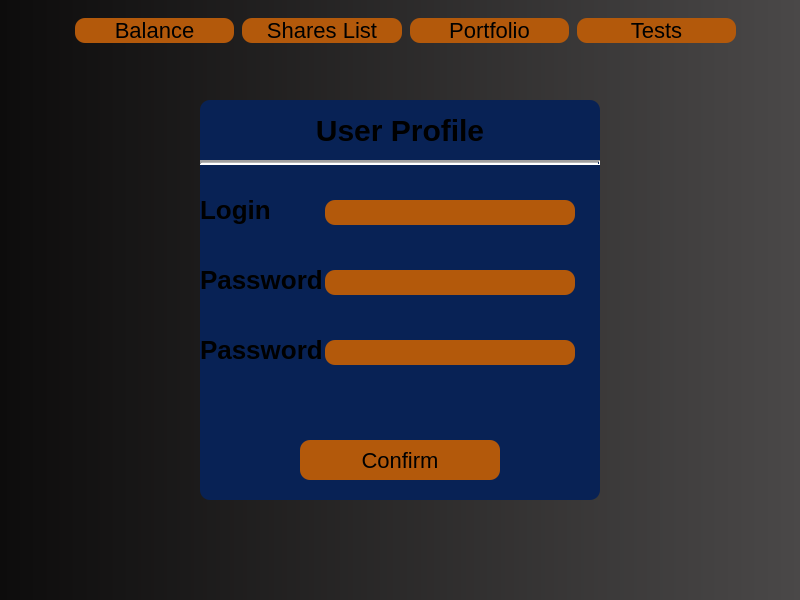
<?xml version="1.0" encoding="UTF-8"?>
<ui version="4.0">
 <class>profile</class>
 <widget class="QWidget" name="profile">
  <property name="geometry">
   <rect>
    <x>0</x>
    <y>0</y>
    <width>800</width>
    <height>600</height>
   </rect>
  </property>
  <property name="windowTitle">
   <string>Form</string>
  </property>
  <widget class="QLabel" name="Background">
   <property name="geometry">
    <rect>
     <x>0</x>
     <y>0</y>
     <width>800</width>
     <height>600</height>
    </rect>
   </property>
   <property name="styleSheet">
    <string notr="true">background-color: qlineargradient(spread:pad, x1:0, y1:0, x2:1, y2:0, stop:0 rgba(13, 12, 12, 255), stop:1 rgba(74, 72, 72, 255));</string>
   </property>
   <property name="text">
    <string/>
   </property>
  </widget>
  <widget class="QLabel" name="BackgroundMenu">
   <property name="geometry">
    <rect>
     <x>200</x>
     <y>100</y>
     <width>400</width>
     <height>400</height>
    </rect>
   </property>
   <property name="styleSheet">
    <string notr="true">background-color: rgb(8, 34, 85);
border: none;
border-radius:10px;</string>
   </property>
   <property name="text">
    <string/>
   </property>
  </widget>
  <widget class="QLabel" name="UserProfile">
   <property name="geometry">
    <rect>
     <x>200</x>
     <y>100</y>
     <width>400</width>
     <height>61</height>
    </rect>
   </property>
   <property name="styleSheet">
    <string notr="true">color : black;
font-size:30px;
font-weight: bold;
</string>
   </property>
   <property name="text">
    <string>User Profile</string>
   </property>
   <property name="alignment">
    <set>Qt::AlignCenter</set>
   </property>
  </widget>
  <widget class="QLineEdit" name="LoginInput">
   <property name="geometry">
    <rect>
     <x>325</x>
     <y>200</y>
     <width>250</width>
     <height>25</height>
    </rect>
   </property>
   <property name="styleSheet">
    <string notr="true">background-color: rgb(179, 89, 11);
color: black;
font-size:22px;
border: none;
border-radius:10px;</string>
   </property>
  </widget>
  <widget class="QLineEdit" name="PasswordInput">
   <property name="geometry">
    <rect>
     <x>325</x>
     <y>270</y>
     <width>250</width>
     <height>25</height>
    </rect>
   </property>
   <property name="styleSheet">
    <string notr="true">background-color: rgb(179, 89, 11);
color: black;
font-size:22px;
border: none;
border-radius:10px;</string>
   </property>
  </widget>
  <widget class="QLineEdit" name="PasswordConfirmInput">
   <property name="geometry">
    <rect>
     <x>325</x>
     <y>340</y>
     <width>250</width>
     <height>25</height>
    </rect>
   </property>
   <property name="styleSheet">
    <string notr="true">background-color: rgb(179, 89, 11);
color: black;
font-size:22px;
border: none;
border-radius:10px;</string>
   </property>
  </widget>
  <widget class="QPushButton" name="ConfirmBtn">
   <property name="geometry">
    <rect>
     <x>300</x>
     <y>440</y>
     <width>200</width>
     <height>40</height>
    </rect>
   </property>
   <property name="styleSheet">
    <string notr="true">background-color: rgb(179, 89, 11);
color: black;
font-size:22px;
border: none;
border-radius:10px;</string>
   </property>
   <property name="text">
    <string>Confirm</string>
   </property>
  </widget>
  <widget class="QLabel" name="Login">
   <property name="geometry">
    <rect>
     <x>200</x>
     <y>190</y>
     <width>130</width>
     <height>40</height>
    </rect>
   </property>
   <property name="styleSheet">
    <string notr="true">color : black;
font-size:26px;
font-weight: bold;
</string>
   </property>
   <property name="text">
    <string>Login</string>
   </property>
  </widget>
  <widget class="QLabel" name="Password">
   <property name="geometry">
    <rect>
     <x>200</x>
     <y>260</y>
     <width>130</width>
     <height>40</height>
    </rect>
   </property>
   <property name="styleSheet">
    <string notr="true">color : black;
font-size:26px;
font-weight: bold;
</string>
   </property>
   <property name="text">
    <string>Password</string>
   </property>
  </widget>
  <widget class="QLabel" name="PasswordConfirm">
   <property name="geometry">
    <rect>
     <x>200</x>
     <y>330</y>
     <width>130</width>
     <height>40</height>
    </rect>
   </property>
   <property name="styleSheet">
    <string notr="true">color : black;
font-size:26px;
font-weight: bold;
</string>
   </property>
   <property name="text">
    <string>Password</string>
   </property>
  </widget>
  <widget class="Line" name="line">
   <property name="geometry">
    <rect>
     <x>200</x>
     <y>160</y>
     <width>400</width>
     <height>5</height>
    </rect>
   </property>
   <property name="lineWidth">
    <number>2</number>
   </property>
   <property name="midLineWidth">
    <number>1</number>
   </property>
   <property name="orientation">
    <enum>Qt::Horizontal</enum>
   </property>
  </widget>
  <widget class="QWidget" name="horizontalLayoutWidget">
   <property name="geometry">
    <rect>
     <x>70</x>
     <y>10</y>
     <width>671</width>
     <height>41</height>
    </rect>
   </property>
   <layout class="QHBoxLayout" name="header">
    <property name="spacing">
     <number>8</number>
    </property>
    <property name="leftMargin">
     <number>5</number>
    </property>
    <property name="topMargin">
     <number>5</number>
    </property>
    <property name="rightMargin">
     <number>5</number>
    </property>
    <property name="bottomMargin">
     <number>5</number>
    </property>
    <item>
     <widget class="QPushButton" name="BalanceBtn">
      <property name="styleSheet">
       <string notr="true">background-color: rgb(179, 89, 11);
color: black;
font-size:22px;
border: none;
border-radius:10px;</string>
      </property>
      <property name="text">
       <string>Balance</string>
      </property>
     </widget>
    </item>
    <item>
     <widget class="QPushButton" name="SharesListBtn">
      <property name="styleSheet">
       <string notr="true">background-color: rgb(179, 89, 11);
color: black;
font-size:22px;
border: none;
border-radius:10px;</string>
      </property>
      <property name="text">
       <string>Shares List</string>
      </property>
     </widget>
    </item>
    <item>
     <widget class="QPushButton" name="PortfolioBtn">
      <property name="styleSheet">
       <string notr="true">background-color: rgb(179, 89, 11);
color: black;
font-size:22px;
border: none;
border-radius:10px;</string>
      </property>
      <property name="text">
       <string>Portfolio</string>
      </property>
     </widget>
    </item>
    <item>
     <widget class="QPushButton" name="TestsBtn">
      <property name="styleSheet">
       <string notr="true">background-color: rgb(179, 89, 11);
color: black;
font-size:22px;
border: none;
border-radius:10px;</string>
      </property>
      <property name="text">
       <string>Tests</string>
      </property>
     </widget>
    </item>
   </layout>
  </widget>
 </widget>
 <resources/>
 <connections/>
</ui>
